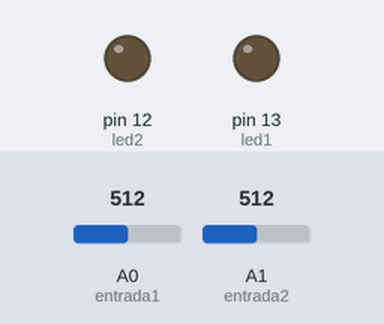
A sketch run on a simulated Arduino Uno, built with avr-gcc and run on an emulated ATmega328P. Shown: output pins drawn as LEDs (lit = HIGH). The test bench sets the inputs (shaded band); at power-on: A0 (entrada1) = 512, A1 (entrada2) = 512.

Above: at 1.2 s.
1.3 s: A0 (entrada1) set to 528
At 2.0 s:
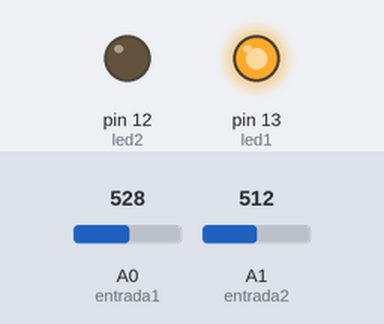
2.8 s: A1 (entrada2) set to 522
At 3.1 s:
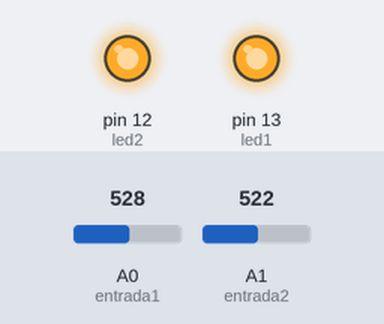
4.3 s: A0 (entrada1) set to 511
At 5.5 s:
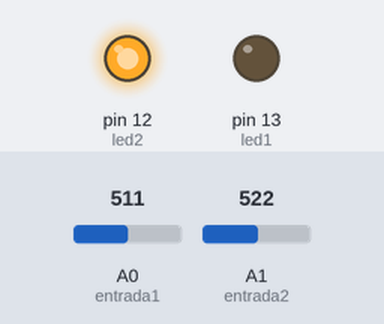
5.8 s: A0 (entrada1) set to 716
At 6.6 s:
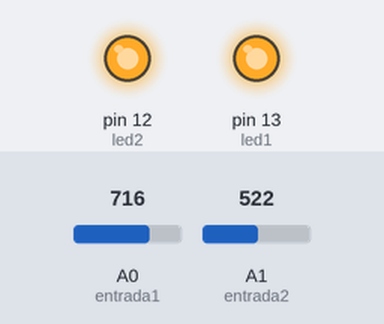
7.3 s: A0 (entrada1) set to 306
At 7.7 s:
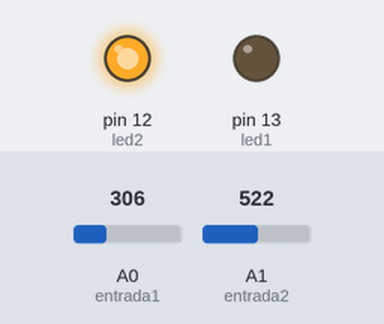
Timing chart, 0 to 9.8 s (numbered marks = the images above; inputs shaded):
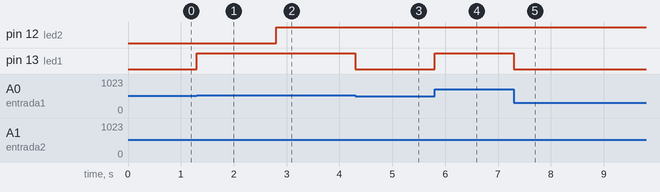

Measured:
- the behaviour switches between 513 and 514 on A0 (entrada1) (found by bisection; images 0 and 1)
- the behaviour switches between 513 and 514 on A1 (entrada2) (found by bisection; images 1 and 2)
- after the input at 1.3 s, pin 13 (led1): LOW → HIGH at once
- after the input at 2.8 s, pin 12 (led2): LOW → HIGH at once
- after the input at 4.3 s, pin 13 (led1): HIGH → LOW at once
- after the input at 5.8 s, pin 13 (led1): LOW → HIGH at once
- after the input at 7.3 s, pin 13 (led1): HIGH → LOW at once

The sketch:

7.ino
```cpp
//Faça um sistema com dois potenciômetros, em que cada um deles controle o brilho de um led diferente.

const int entrada1 = A0; // Primeiro potenciômetro ou sensor analógico
const int entrada2 = A1;// Segundo potenciômetro ou sensor analógico
const int led1 = 13;
const int led2 = 12;

void setup() {
	pinMode(led1, OUTPUT);
  	pinMode(led2, OUTPUT);
}

void loop() {

    int valor1 = analogRead(entrada1); // Lê o valor da entrada A0
    int valor2 = analogRead(entrada2); // Lê o valor da entrada A1

    int brilhoLed = map(valor1, 0, 1023, 0, 255); //// Converte para escala PWM
	analogWrite(led1, brilhoLed);

  	int brilhoLed2 = map(valor2, 0, 1023, 0, 255);
	analogWrite(led2, brilhoLed2);
}
```
